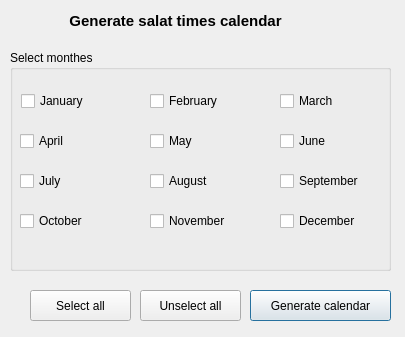
<?xml version="1.0" encoding="UTF-8"?>
<ui version="4.0">
 <class>Calendar</class>
 <widget class="QDialog" name="Calendar">
  <property name="geometry">
   <rect>
    <x>0</x>
    <y>0</y>
    <width>405</width>
    <height>337</height>
   </rect>
  </property>
  <property name="minimumSize">
   <size>
    <width>405</width>
    <height>176</height>
   </size>
  </property>
  <property name="maximumSize">
   <size>
    <width>405</width>
    <height>800</height>
   </size>
  </property>
  <property name="windowTitle">
   <string>Qsalat - Calendar generation </string>
  </property>
  <widget class="QPushButton" name="generateButton">
   <property name="geometry">
    <rect>
     <x>250</x>
     <y>290</y>
     <width>141</width>
     <height>31</height>
    </rect>
   </property>
   <property name="text">
    <string>Generate calendar</string>
   </property>
  </widget>
  <widget class="QLabel" name="label_7">
   <property name="geometry">
    <rect>
     <x>10</x>
     <y>10</y>
     <width>331</width>
     <height>21</height>
    </rect>
   </property>
   <property name="font">
    <font>
     <pointsize>11</pointsize>
     <weight>75</weight>
     <bold>true</bold>
    </font>
   </property>
   <property name="text">
    <string>Generate salat times calendar</string>
   </property>
   <property name="alignment">
    <set>Qt::AlignCenter</set>
   </property>
  </widget>
  <widget class="QGroupBox" name="groupBox">
   <property name="geometry">
    <rect>
     <x>10</x>
     <y>50</y>
     <width>381</width>
     <height>221</height>
    </rect>
   </property>
   <property name="title">
    <string>Select monthes</string>
   </property>
   <widget class="QCheckBox" name="checkBox_01">
    <property name="geometry">
     <rect>
      <x>11</x>
      <y>40</y>
      <width>94</width>
      <height>22</height>
     </rect>
    </property>
    <property name="text">
     <string>January</string>
    </property>
   </widget>
   <widget class="QCheckBox" name="checkBox_04">
    <property name="geometry">
     <rect>
      <x>10</x>
      <y>80</y>
      <width>94</width>
      <height>22</height>
     </rect>
    </property>
    <property name="text">
     <string>April</string>
    </property>
   </widget>
   <widget class="QCheckBox" name="checkBox_07">
    <property name="geometry">
     <rect>
      <x>10</x>
      <y>120</y>
      <width>94</width>
      <height>22</height>
     </rect>
    </property>
    <property name="text">
     <string>July</string>
    </property>
   </widget>
   <widget class="QCheckBox" name="checkBox_02">
    <property name="geometry">
     <rect>
      <x>140</x>
      <y>40</y>
      <width>94</width>
      <height>22</height>
     </rect>
    </property>
    <property name="text">
     <string>February</string>
    </property>
   </widget>
   <widget class="QCheckBox" name="checkBox_03">
    <property name="geometry">
     <rect>
      <x>270</x>
      <y>40</y>
      <width>94</width>
      <height>22</height>
     </rect>
    </property>
    <property name="text">
     <string>March</string>
    </property>
   </widget>
   <widget class="QCheckBox" name="checkBox_05">
    <property name="geometry">
     <rect>
      <x>140</x>
      <y>80</y>
      <width>94</width>
      <height>22</height>
     </rect>
    </property>
    <property name="text">
     <string>May</string>
    </property>
   </widget>
   <widget class="QCheckBox" name="checkBox_06">
    <property name="geometry">
     <rect>
      <x>270</x>
      <y>80</y>
      <width>94</width>
      <height>22</height>
     </rect>
    </property>
    <property name="text">
     <string>June</string>
    </property>
   </widget>
   <widget class="QCheckBox" name="checkBox_08">
    <property name="geometry">
     <rect>
      <x>140</x>
      <y>120</y>
      <width>94</width>
      <height>22</height>
     </rect>
    </property>
    <property name="text">
     <string>August</string>
    </property>
   </widget>
   <widget class="QCheckBox" name="checkBox_09">
    <property name="geometry">
     <rect>
      <x>270</x>
      <y>120</y>
      <width>111</width>
      <height>22</height>
     </rect>
    </property>
    <property name="text">
     <string>September</string>
    </property>
   </widget>
   <widget class="QCheckBox" name="checkBox_11">
    <property name="geometry">
     <rect>
      <x>140</x>
      <y>160</y>
      <width>94</width>
      <height>22</height>
     </rect>
    </property>
    <property name="text">
     <string>November</string>
    </property>
   </widget>
   <widget class="QCheckBox" name="checkBox_12">
    <property name="geometry">
     <rect>
      <x>270</x>
      <y>160</y>
      <width>94</width>
      <height>22</height>
     </rect>
    </property>
    <property name="text">
     <string>December</string>
    </property>
   </widget>
  </widget>
  <widget class="QPushButton" name="unselectButton">
   <property name="geometry">
    <rect>
     <x>140</x>
     <y>290</y>
     <width>101</width>
     <height>31</height>
    </rect>
   </property>
   <property name="text">
    <string>Unselect all</string>
   </property>
  </widget>
  <widget class="QPushButton" name="selectButton">
   <property name="geometry">
    <rect>
     <x>30</x>
     <y>290</y>
     <width>101</width>
     <height>31</height>
    </rect>
   </property>
   <property name="text">
    <string>Select all</string>
   </property>
  </widget>
  <widget class="QCheckBox" name="checkBox_10">
   <property name="geometry">
    <rect>
     <x>20</x>
     <y>210</y>
     <width>94</width>
     <height>22</height>
    </rect>
   </property>
   <property name="text">
    <string>October</string>
   </property>
  </widget>
 </widget>
 <resources/>
 <connections/>
</ui>
